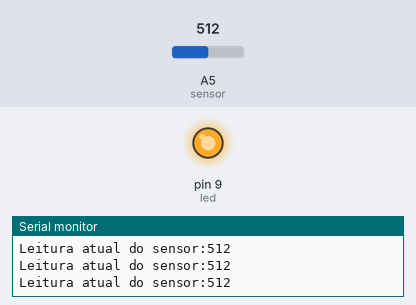
A sketch run on a simulated Arduino Uno, built with avr-gcc and run on an emulated ATmega328P. On the bench: output pins drawn as LEDs (lit = HIGH), the last lines printed to the serial monitor. Inputs (shaded band) come from the test bench; at power-on: A5 (sensor) = 512.

Above: at 1.2 s.
1.3 s: A5 (sensor) set to 212
2.8 s: A5 (sensor) set to 184
At 3.7 s:
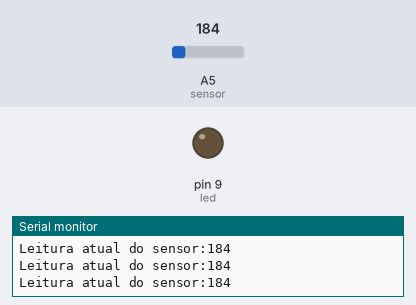
4.3 s: A5 (sensor) set to 210
At 4.9 s:
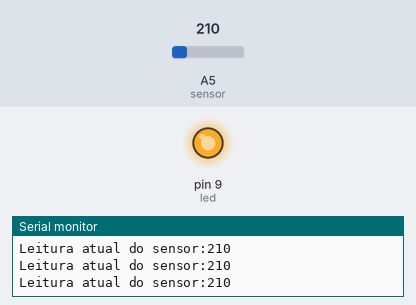
5.8 s: A5 (sensor) set to 190
At 7.2 s:
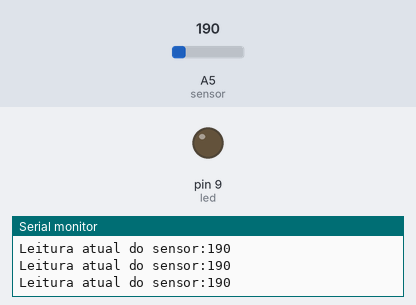
Timing chart, 0 to 8.3 s (numbered marks = the images above; inputs shaded):
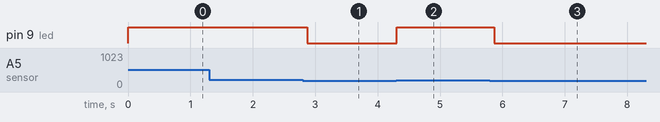

Measured:
- the behaviour switches between 201 and 200 on A5 (sensor) (found by bisection; images 0 and 1)
- after the input at 2.8 s, pin 9 (led): HIGH → LOW after 0.07 s
- after the input at 4.3 s, pin 9 (led): LOW → HIGH at once
- after the input at 5.8 s, pin 9 (led): HIGH → LOW after 0.07 s

The sketch:

fotoresistor1.ino
```cpp
int limitedisparo = 200; //calcula a intensidade da luz
  //100, 200, 300, 400, 500 quanto menor for mais rapido acende.

int led = 9; //setando variável para o led porta 9.


//imprimir leitura  atuais dos monitores da IDE Arduino.
int sensor = A5; //setando a variável para o sensor Analógica 10.

int sensorvalue = 0; //valor do sensor ao começar.


void setup() {
  pinMode(led, OUTPUT);
  pinMode(sensor, INPUT);
  Serial.begin(9600);

}

void loop() {

  sensorvalue = analogRead(sensor);


  if (sensorvalue > limitedisparo) {
    digitalWrite(led, HIGH);
  }else{
    digitalWrite(led, LOW);
  }

Serial.print("Leitura atual do sensor:");
Serial.println(sensorvalue);
delay(130);

}
```
